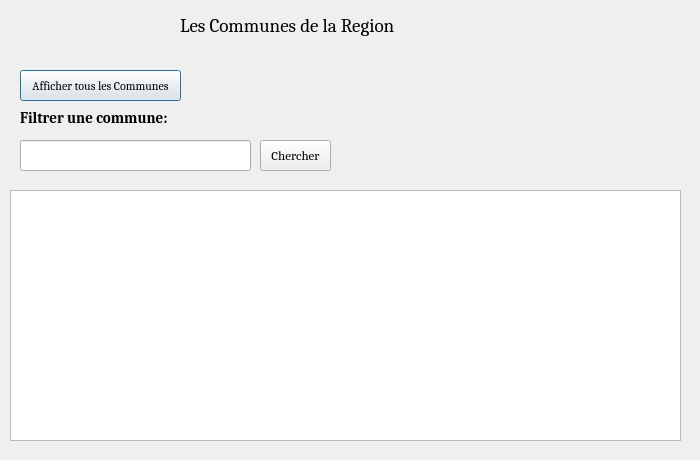
<?xml version="1.0" encoding="UTF-8"?>
<ui version="4.0">
 <class>Dialog</class>
 <widget class="QDialog" name="Dialog">
  <property name="geometry">
   <rect>
    <x>0</x>
    <y>0</y>
    <width>700</width>
    <height>460</height>
   </rect>
  </property>
  <property name="windowTitle">
   <string>Dialog</string>
  </property>
  <widget class="QLabel" name="label">
   <property name="geometry">
    <rect>
     <x>460</x>
     <y>0</y>
     <width>221</width>
     <height>191</height>
    </rect>
   </property>
   <property name="text">
    <string/>
   </property>
   <property name="pixmap">
    <pixmap>Logo-conseil-tangerr.jpg</pixmap>
   </property>
  </widget>
  <widget class="QLabel" name="label_2">
   <property name="geometry">
    <rect>
     <x>180</x>
     <y>10</y>
     <width>241</width>
     <height>31</height>
    </rect>
   </property>
   <property name="font">
    <font>
     <family>Cambria</family>
     <pointsize>14</pointsize>
     <weight>50</weight>
     <bold>false</bold>
    </font>
   </property>
   <property name="text">
    <string>Les Communes de la Region</string>
   </property>
   <property name="textFormat">
    <enum>Qt::RichText</enum>
   </property>
  </widget>
  <widget class="QTableWidget" name="tableWidget">
   <property name="geometry">
    <rect>
     <x>10</x>
     <y>190</y>
     <width>671</width>
     <height>251</height>
    </rect>
   </property>
  </widget>
  <widget class="QPushButton" name="pushButton_1">
   <property name="geometry">
    <rect>
     <x>20</x>
     <y>70</y>
     <width>161</width>
     <height>31</height>
    </rect>
   </property>
   <property name="font">
    <font>
     <family>Cambria</family>
     <pointsize>9</pointsize>
     <weight>50</weight>
     <bold>false</bold>
    </font>
   </property>
   <property name="text">
    <string>Afficher tous les Communes</string>
   </property>
  </widget>
  <widget class="QLabel" name="filtrer">
   <property name="geometry">
    <rect>
     <x>20</x>
     <y>110</y>
     <width>161</width>
     <height>16</height>
    </rect>
   </property>
   <property name="font">
    <font>
     <family>Cambria</family>
     <pointsize>11</pointsize>
     <weight>75</weight>
     <bold>true</bold>
    </font>
   </property>
   <property name="text">
    <string>Filtrer une commune:</string>
   </property>
  </widget>
  <widget class="QLineEdit" name="chercher">
   <property name="geometry">
    <rect>
     <x>20</x>
     <y>140</y>
     <width>231</width>
     <height>31</height>
    </rect>
   </property>
  </widget>
  <widget class="QPushButton" name="pushButton_2">
   <property name="geometry">
    <rect>
     <x>260</x>
     <y>140</y>
     <width>71</width>
     <height>31</height>
    </rect>
   </property>
   <property name="font">
    <font>
     <family>Cambria</family>
     <pointsize>10</pointsize>
     <weight>50</weight>
     <bold>false</bold>
    </font>
   </property>
   <property name="text">
    <string>Chercher</string>
   </property>
  </widget>
 </widget>
 <resources/>
 <connections/>
</ui>
